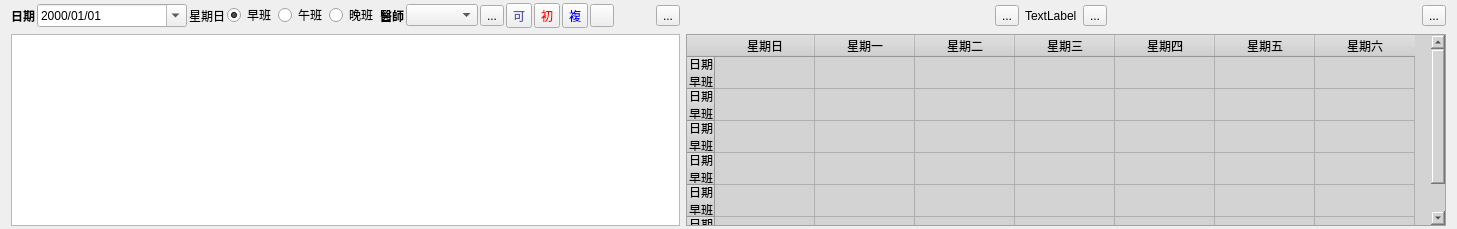
        <widget class="QWidget" name="tab_reservation_table">
         <attribute name="title">
          <string>預約一覽表</string>
         </attribute>
         <layout class="QVBoxLayout" name="verticalLayout_2">
          <property name="topMargin">
           <number>3</number>
          </property>
          <property name="bottomMargin">
           <number>3</number>
          </property>
          <item>
           <layout class="QHBoxLayout" name="horizontalLayout_3">
            <item>
             <layout class="QVBoxLayout" name="verticalLayout_7">
              <item>
               <layout class="QHBoxLayout" name="horizontalLayout">
                <property name="spacing">
                 <number>2</number>
                </property>
                <item>
                 <widget class="QLabel" name="label">
                  <property name="font">
                   <font>
                    <weight>75</weight>
                    <bold>true</bold>
                   </font>
                  </property>
                  <property name="text">
                   <string>日期</string>
                  </property>
                 </widget>
                </item>
                <item>
                 <widget class="QDateEdit" name="dateEdit_reservation_date">
                  <property name="sizePolicy">
                   <sizepolicy hsizetype="Fixed" vsizetype="Fixed">
                    <horstretch>0</horstretch>
                    <verstretch>0</verstretch>
                   </sizepolicy>
                  </property>
                  <property name="minimumSize">
                   <size>
                    <width>150</width>
                    <height>0</height>
                   </size>
                  </property>
                  <property name="showGroupSeparator" stdset="0">
                   <bool>false</bool>
                  </property>
                  <property name="currentSection">
                   <enum>QDateTimeEdit::DaySection</enum>
                  </property>
                  <property name="displayFormat">
                   <string>yyyy/MM/dd</string>
                  </property>
                  <property name="calendarPopup">
                   <bool>true</bool>
                  </property>
                  <property name="currentSectionIndex">
                   <number>2</number>
                  </property>
                 </widget>
                </item>
                <item>
                 <widget class="QLabel" name="label_weekday_name">
                  <property name="maximumSize">
                   <size>
                    <width>16777215</width>
                    <height>16777215</height>
                   </size>
                  </property>
                  <property name="text">
                   <string>星期日</string>
                  </property>
                  <property name="margin">
                   <number>0</number>
                  </property>
                  <property name="indent">
                   <number>-1</number>
                  </property>
                 </widget>
                </item>
                <item>
                 <widget class="QRadioButton" name="radioButton_period1">
                  <property name="text">
                   <string>早班</string>
                  </property>
                  <property name="checked">
                   <bool>true</bool>
                  </property>
                 </widget>
                </item>
                <item>
                 <widget class="QRadioButton" name="radioButton_period2">
                  <property name="text">
                   <string>午班</string>
                  </property>
                 </widget>
                </item>
                <item>
                 <widget class="QRadioButton" name="radioButton_period3">
                  <property name="text">
                   <string>晚班</string>
                  </property>
                 </widget>
                </item>
                <item>
                 <widget class="QLabel" name="label_6">
                  <property name="font">
                   <font>
                    <weight>75</weight>
                    <bold>true</bold>
                   </font>
                  </property>
                  <property name="text">
                   <string>醫師</string>
                  </property>
                 </widget>
                </item>
                <item>
                 <widget class="QComboBox" name="comboBox_doctor"/>
                </item>
                <item>
                 <widget class="QToolButton" name="toolButton_auto_reservation">
                  <property name="toolTip">
                   <string>自動插入預約班表</string>
                  </property>
                  <property name="text">
                   <string>...</string>
                  </property>
                  <property name="icon">
                   <iconset>
                    <normaloff>../icons/appointment-new.png</normaloff>../icons/appointment-new.png</iconset>
                  </property>
                 </widget>
                </item>
                <item>
                 <widget class="QToolButton" name="toolButton_allow">
                  <property name="font">
                   <font>
                    <weight>50</weight>
                    <italic>false</italic>
                    <bold>false</bold>
                   </font>
                  </property>
                  <property name="toolTip">
                   <string>設定僅能初診預約</string>
                  </property>
                  <property name="styleSheet">
                   <string notr="true">color: #5a5aad</string>
                  </property>
                  <property name="text">
                   <string>可</string>
                  </property>
                  <property name="icon">
                   <iconset>
                    <normaloff>../icons/appointment-new.png</normaloff>../icons/appointment-new.png</iconset>
                  </property>
                  <property name="toolButtonStyle">
                   <enum>Qt::ToolButtonTextOnly</enum>
                  </property>
                 </widget>
                </item>
                <item>
                 <widget class="QToolButton" name="toolButton_visit1">
                  <property name="font">
                   <font>
                    <weight>50</weight>
                    <italic>false</italic>
                    <bold>false</bold>
                   </font>
                  </property>
                  <property name="toolTip">
                   <string>設定僅能初診預約</string>
                  </property>
                  <property name="styleSheet">
                   <string notr="true">color: rgb(255, 0, 0);</string>
                  </property>
                  <property name="text">
                   <string>初</string>
                  </property>
                  <property name="icon">
                   <iconset>
                    <normaloff>../icons/appointment-new.png</normaloff>../icons/appointment-new.png</iconset>
                  </property>
                  <property name="toolButtonStyle">
                   <enum>Qt::ToolButtonTextOnly</enum>
                  </property>
                 </widget>
                </item>
                <item>
                 <widget class="QToolButton" name="toolButton_visit2">
                  <property name="font">
                   <font>
                    <italic>false</italic>
                   </font>
                  </property>
                  <property name="toolTip">
                   <string>設定僅能複診預約</string>
                  </property>
                  <property name="styleSheet">
                   <string notr="true">color: rgb(0, 0, 255);</string>
                  </property>
                  <property name="text">
                   <string>複</string>
                  </property>
                  <property name="icon">
                   <iconset>
                    <normaloff>../icons/appointment-new.png</normaloff>../icons/appointment-new.png</iconset>
                  </property>
                  <property name="toolButtonStyle">
                   <enum>Qt::ToolButtonTextOnly</enum>
                  </property>
                 </widget>
                </item>
                <item>
                 <widget class="QToolButton" name="toolButton_clear_visit">
                  <property name="font">
                   <font>
                    <italic>false</italic>
                   </font>
                  </property>
                  <property name="toolTip">
                   <string>取消初複診限制</string>
                  </property>
                  <property name="styleSheet">
                   <string notr="true">color: rgb(0, 0, 255);</string>
                  </property>
                  <property name="text">
                   <string/>
                  </property>
                  <property name="icon">
                   <iconset>
                    <normaloff>../icons/button_cancel.svg</normaloff>../icons/button_cancel.svg</iconset>
                  </property>
                  <property name="toolButtonStyle">
                   <enum>Qt::ToolButtonIconOnly</enum>
                  </property>
                 </widget>
                </item>
                <item>
                 <spacer name="horizontalSpacer">
                  <property name="orientation">
                   <enum>Qt::Horizontal</enum>
                  </property>
                  <property name="sizeHint" stdset="0">
                   <size>
                    <width>40</width>
                    <height>20</height>
                   </size>
                  </property>
                 </spacer>
                </item>
                <item>
                 <widget class="QToolButton" name="toolButton_hide_calendar">
                  <property name="toolTip">
                   <string>顯示整月班表</string>
                  </property>
                  <property name="text">
                   <string>...</string>
                  </property>
                  <property name="icon">
                   <iconset>
                    <normaloff>../icons/transform-scale.png</normaloff>../icons/transform-scale.png</iconset>
                  </property>
                 </widget>
                </item>
               </layout>
              </item>
              <item>
               <widget class="QTableWidget" name="tableWidget_reservation">
                <property name="editTriggers">
                 <set>QAbstractItemView::AnyKeyPressed|QAbstractItemView::DoubleClicked|QAbstractItemView::EditKeyPressed</set>
                </property>
                <property name="alternatingRowColors">
                 <bool>true</bool>
                </property>
                <property name="selectionMode">
                 <enum>QAbstractItemView::SingleSelection</enum>
                </property>
                <attribute name="verticalHeaderVisible">
                 <bool>false</bool>
                </attribute>
               </widget>
              </item>
             </layout>
            </item>
            <item>
             <widget class="QFrame" name="verticalFrame">
              <property name="minimumSize">
               <size>
                <width>760</width>
                <height>0</height>
               </size>
              </property>
              <property name="maximumSize">
               <size>
                <width>16777215</width>
                <height>16777215</height>
               </size>
              </property>
              <layout class="QVBoxLayout" name="verticalLayout_5">
               <property name="leftMargin">
                <number>0</number>
               </property>
               <property name="topMargin">
                <number>0</number>
               </property>
               <property name="rightMargin">
                <number>0</number>
               </property>
               <property name="bottomMargin">
                <number>0</number>
               </property>
               <item>
                <layout class="QHBoxLayout" name="horizontalLayout_4">
                 <property name="topMargin">
                  <number>2</number>
                 </property>
                 <property name="bottomMargin">
                  <number>2</number>
                 </property>
                 <item>
                  <spacer name="horizontalSpacer_3">
                   <property name="orientation">
                    <enum>Qt::Horizontal</enum>
                   </property>
                   <property name="sizeHint" stdset="0">
                    <size>
                     <width>40</width>
                     <height>20</height>
                    </size>
                   </property>
                  </spacer>
                 </item>
                 <item>
                  <widget class="QToolButton" name="toolButton_previous">
                   <property name="text">
                    <string>...</string>
                   </property>
                   <property name="icon">
                    <iconset>
                     <normaloff>../icons/go-previous.svg</normaloff>../icons/go-previous.svg</iconset>
                   </property>
                  </widget>
                 </item>
                 <item>
                  <widget class="QLabel" name="label_calendar">
                   <property name="text">
                    <string>TextLabel</string>
                   </property>
                  </widget>
                 </item>
                 <item>
                  <widget class="QToolButton" name="toolButton_next">
                   <property name="text">
                    <string>...</string>
                   </property>
                   <property name="icon">
                    <iconset>
                     <normaloff>../icons/go-next.svg</normaloff>../icons/go-next.svg</iconset>
                   </property>
                  </widget>
                 </item>
                 <item>
                  <spacer name="horizontalSpacer_4">
                   <property name="orientation">
                    <enum>Qt::Horizontal</enum>
                   </property>
                   <property name="sizeHint" stdset="0">
                    <size>
                     <width>40</width>
                     <height>20</height>
                    </size>
                   </property>
                  </spacer>
                 </item>
                 <item>
                  <widget class="QToolButton" name="toolButton_doctor_month_schedule">
                   <property name="toolTip">
                    <string>顯示整月班表</string>
                   </property>
                   <property name="text">
                    <string>...</string>
                   </property>
                   <property name="icon">
                    <iconset>
                     <normaloff>../icons/calendar.svg</normaloff>../icons/calendar.svg</iconset>
                   </property>
                  </widget>
                 </item>
                </layout>
               </item>
               <item>
                <widget class="QTableWidget" name="tableWidget_calendar">
                 <property name="styleSheet">
                  <string notr="true">background-color: lightgray;</string>
                 </property>
                 <property name="editTriggers">
                  <set>QAbstractItemView::NoEditTriggers</set>
                 </property>
                 <property name="alternatingRowColors">
                  <bool>false</bool>
                 </property>
                 <property name="selectionMode">
                  <enum>QAbstractItemView::SingleSelection</enum>
                 </property>
                 <attribute name="horizontalHeaderDefaultSectionSize">
                  <number>100</number>
                 </attribute>
                 <attribute name="verticalHeaderDefaultSectionSize">
                  <number>32</number>
                 </attribute>
                 <row>
                  <property name="text">
                   <string>日期
早班
午班
晚班</string>
                  </property>
                 </row>
                 <row>
                  <property name="text">
                   <string>日期
早班
午班
晚班</string>
                  </property>
                 </row>
                 <row>
                  <property name="text">
                   <string>日期
早班
午班
晚班</string>
                  </property>
                 </row>
                 <row>
                  <property name="text">
                   <string>日期
早班
午班
晚班</string>
                  </property>
                 </row>
                 <row>
                  <property name="text">
                   <string>日期
早班
午班
晚班</string>
                  </property>
                 </row>
                 <row>
                  <property name="text">
                   <string>日期
早班
午班
晚班</string>
                  </property>
                 </row>
                 <column>
                  <property name="text">
                   <string>星期日</string>
                  </property>
                 </column>
                 <column>
                  <property name="text">
                   <string>星期一</string>
                  </property>
                 </column>
                 <column>
                  <property name="text">
                   <string>星期二</string>
                  </property>
                 </column>
                 <column>
                  <property name="text">
                   <string>星期三</string>
                  </property>
                 </column>
                 <column>
                  <property name="text">
                   <string>星期四</string>
                  </property>
                 </column>
                 <column>
                  <property name="text">
                   <string>星期五</string>
                  </property>
                 </column>
                 <column>
                  <property name="text">
                   <string>星期六</string>
                  </property>
                 </column>
                </widget>
               </item>
              </layout>
             </widget>
            </item>
           </layout>
          </item>
         </layout>
        </widget>
